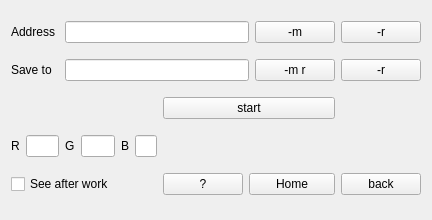
<?xml version="1.0" encoding="UTF-8"?>
<ui version="4.0">
 <class>Form</class>
 <widget class="QWidget" name="Form">
  <property name="geometry">
   <rect>
    <x>0</x>
    <y>0</y>
    <width>385</width>
    <height>220</height>
   </rect>
  </property>
  <property name="windowTitle">
   <string>Form</string>
  </property>
  <layout class="QGridLayout" name="gridLayout">
   <item row="0" column="0" colspan="2">
    <widget class="QLabel" name="label">
     <property name="text">
      <string>Address</string>
     </property>
    </widget>
   </item>
   <item row="0" column="2" colspan="6">
    <widget class="QLineEdit" name="Ainput"/>
   </item>
   <item row="0" column="8">
    <widget class="QPushButton" name="Am">
     <property name="text">
      <string>-m</string>
     </property>
    </widget>
   </item>
   <item row="0" column="9">
    <widget class="QPushButton" name="Ar">
     <property name="text">
      <string>-r</string>
     </property>
    </widget>
   </item>
   <item row="1" column="0" colspan="2">
    <widget class="QLabel" name="label_2">
     <property name="text">
      <string>Save to</string>
     </property>
    </widget>
   </item>
   <item row="1" column="2" colspan="6">
    <widget class="QLineEdit" name="Sinput"/>
   </item>
   <item row="1" column="8">
    <widget class="QPushButton" name="Sm">
     <property name="text">
      <string>-m r</string>
     </property>
    </widget>
   </item>
   <item row="1" column="9">
    <widget class="QPushButton" name="Sr">
     <property name="text">
      <string>-r</string>
     </property>
    </widget>
   </item>
   <item row="2" column="6" colspan="3">
    <widget class="QPushButton" name="start">
     <property name="text">
      <string>start</string>
     </property>
    </widget>
   </item>
   <item row="3" column="0">
    <widget class="QLabel" name="label_3">
     <property name="text">
      <string>R</string>
     </property>
    </widget>
   </item>
   <item row="3" column="1">
    <widget class="QLineEdit" name="Rinput"/>
   </item>
   <item row="3" column="2">
    <widget class="QLabel" name="label_4">
     <property name="text">
      <string>G</string>
     </property>
    </widget>
   </item>
   <item row="3" column="3">
    <widget class="QLineEdit" name="Ginput"/>
   </item>
   <item row="3" column="4">
    <widget class="QLabel" name="label_5">
     <property name="text">
      <string>B</string>
     </property>
    </widget>
   </item>
   <item row="3" column="5">
    <widget class="QLineEdit" name="Binput"/>
   </item>
   <item row="4" column="0" colspan="4">
    <widget class="QCheckBox" name="Cresult">
     <property name="text">
      <string>See after work</string>
     </property>
    </widget>
   </item>
   <item row="4" column="6">
    <widget class="QPushButton" name="help">
     <property name="text">
      <string>?</string>
     </property>
    </widget>
   </item>
   <item row="4" column="7" colspan="2">
    <widget class="QPushButton" name="home">
     <property name="text">
      <string>Home</string>
     </property>
    </widget>
   </item>
   <item row="4" column="9">
    <widget class="QPushButton" name="back">
     <property name="text">
      <string>back</string>
     </property>
    </widget>
   </item>
  </layout>
 </widget>
 <resources/>
 <connections/>
</ui>
